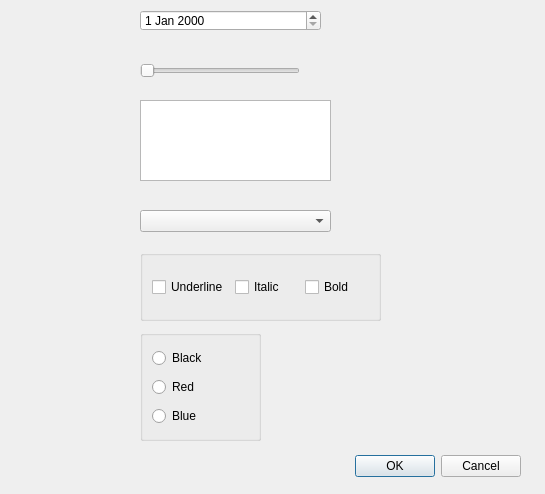
<?xml version="1.0" encoding="UTF-8"?>
<ui version="4.0">
 <class>Dialog_parameter</class>
 <widget class="QDialog" name="Dialog_parameter">
  <property name="geometry">
   <rect>
    <x>0</x>
    <y>0</y>
    <width>545</width>
    <height>494</height>
   </rect>
  </property>
  <property name="windowTitle">
   <string>Dialog</string>
  </property>
  <widget class="QDialogButtonBox" name="buttonBox">
   <property name="geometry">
    <rect>
     <x>180</x>
     <y>450</y>
     <width>341</width>
     <height>32</height>
    </rect>
   </property>
   <property name="orientation">
    <enum>Qt::Horizontal</enum>
   </property>
   <property name="standardButtons">
    <set>QDialogButtonBox::Cancel|QDialogButtonBox::Ok</set>
   </property>
  </widget>
  <widget class="QSlider" name="horizontalSlider">
   <property name="geometry">
    <rect>
     <x>140</x>
     <y>60</y>
     <width>160</width>
     <height>22</height>
    </rect>
   </property>
   <property name="orientation">
    <enum>Qt::Horizontal</enum>
   </property>
  </widget>
  <widget class="QTextEdit" name="textEdit">
   <property name="geometry">
    <rect>
     <x>140</x>
     <y>100</y>
     <width>191</width>
     <height>81</height>
    </rect>
   </property>
  </widget>
  <widget class="QComboBox" name="comboBox">
   <property name="geometry">
    <rect>
     <x>140</x>
     <y>210</y>
     <width>191</width>
     <height>22</height>
    </rect>
   </property>
  </widget>
  <widget class="QGroupBox" name="groupBox">
   <property name="geometry">
    <rect>
     <x>140</x>
     <y>250</y>
     <width>241</width>
     <height>71</height>
    </rect>
   </property>
   <property name="title">
    <string/>
   </property>
   <layout class="QHBoxLayout" name="horizontalLayout">
    <item>
     <widget class="QCheckBox" name="checkBoxUnder">
      <property name="text">
       <string>Underline</string>
      </property>
     </widget>
    </item>
    <item>
     <widget class="QCheckBox" name="checkBoxItalic">
      <property name="text">
       <string>Italic</string>
      </property>
     </widget>
    </item>
    <item>
     <widget class="QCheckBox" name="checkBoxBold">
      <property name="text">
       <string>Bold</string>
      </property>
     </widget>
    </item>
   </layout>
  </widget>
  <widget class="QGroupBox" name="groupBox_2">
   <property name="geometry">
    <rect>
     <x>140</x>
     <y>330</y>
     <width>121</width>
     <height>111</height>
    </rect>
   </property>
   <property name="title">
    <string/>
   </property>
   <layout class="QVBoxLayout" name="verticalLayout">
    <item>
     <widget class="QRadioButton" name="radioButtonBlack">
      <property name="text">
       <string>Black</string>
      </property>
     </widget>
    </item>
    <item>
     <widget class="QRadioButton" name="radioButtonRed">
      <property name="text">
       <string>Red</string>
      </property>
     </widget>
    </item>
    <item>
     <widget class="QRadioButton" name="radioButtonBlue">
      <property name="text">
       <string>Blue</string>
      </property>
     </widget>
    </item>
   </layout>
  </widget>
  <widget class="QDateEdit" name="dateEdit">
   <property name="geometry">
    <rect>
     <x>140</x>
     <y>10</y>
     <width>181</width>
     <height>21</height>
    </rect>
   </property>
  </widget>
 </widget>
 <resources/>
 <connections>
  <connection>
   <sender>buttonBox</sender>
   <signal>accepted()</signal>
   <receiver>Dialog_parameter</receiver>
   <slot>accept()</slot>
   <hints>
    <hint type="sourcelabel">
     <x>248</x>
     <y>254</y>
    </hint>
    <hint type="destinationlabel">
     <x>157</x>
     <y>274</y>
    </hint>
   </hints>
  </connection>
  <connection>
   <sender>buttonBox</sender>
   <signal>rejected()</signal>
   <receiver>Dialog_parameter</receiver>
   <slot>reject()</slot>
   <hints>
    <hint type="sourcelabel">
     <x>316</x>
     <y>260</y>
    </hint>
    <hint type="destinationlabel">
     <x>286</x>
     <y>274</y>
    </hint>
   </hints>
  </connection>
 </connections>
</ui>
